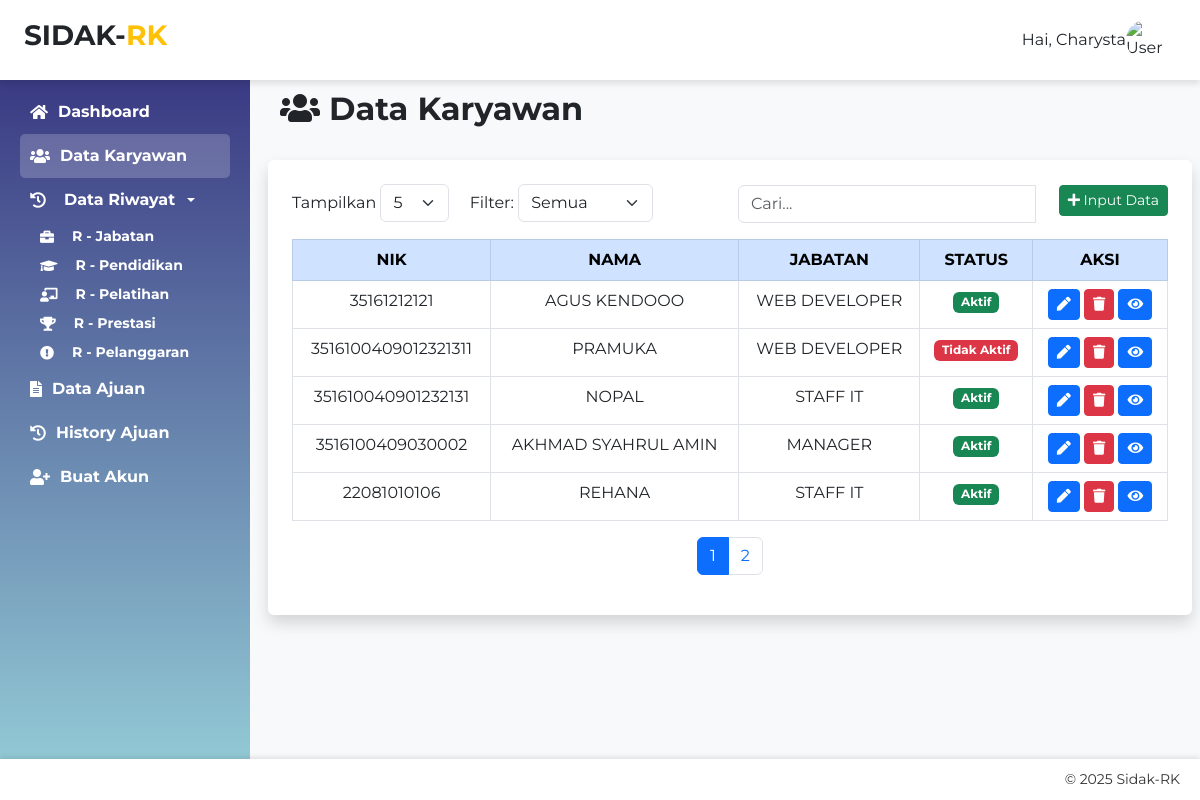
The page /data-karyawan/ on the database its author committed.
### sidak_app/models.py (models this page shows, shortened)
class Karyawan(models.Model):
    STATUS_KARYAWAN = [
        ('Aktif', 'Aktif'),
        ('Tidak Aktif', 'Tidak Aktif'),
    ]
    JENIS_KELAMIN = [
        ('Laki-laki', 'Laki-laki'),
        ('Perempuan', 'Perempuan'),
    ]
    nama = models.CharField(max_length=255)
    jabatan = models.CharField(max_length=100)
    nik = models.CharField(max_length=20, unique=True)
    no_induk_karyawan = models.CharField(max_length=50, unique=True)
    npwp = models.CharField(max_length=30, blank=True, null=True)
    no_bpjs = models.CharField(max_length=30, blank=True, null=True)
    jenis_kelamin = models.CharField(max_length=15, choices=JENIS_KELAMIN)
    tempat_lahir = models.CharField(max_length=100)
    tanggal_lahir = models.DateField(blank=True, null=True)
    umur = models.CharField(max_length=50, null=True, blank=True)
    alamat = models.TextField()
    status_karyawan = models.CharField(max_length=15, choices=STATUS_KARYAWAN, default='Aktif')
    tanggal_masuk = models.DateField()
    tanggal_keluar = models.DateField(blank=True, null=True)
    foto_profile = models.ImageField(upload_to='img/profile/', blank=True, null=True)

### sidak_app/views.py (the view)
# urls.py: path('data-karyawan/', views.data_karyawan, name='data_karyawan'),
def data_karyawan(request):
    data_karyawan = Karyawan.objects.all()
    return render(request, 'views/admin/data_karyawan.html', {'data_karyawan': data_karyawan})

### templates/views/admin/data_karyawan.html (shortened to what this page needs)
{% extends "base_template.html" %}
{% load static %}}
{% block content %}
<h2 class="fw-bold">
    <i class="fas fa-users"></i> Data Karyawan
</h2>
<div class="container my-4 p-4 bg-white rounded shadow">
    <div class="row g-3 align-items-center mb-3">
        <div class="col-md-6 col-12">
            <label for="entries" class="form-label">Tampilkan</label>
            <select id="entries" class="form-select w-auto d-inline-block">
                <option value="5">5</option>
            </select>
            <label for="statusFilter" class="ms-3">Filter:</label>
            <select id="statusFilter" class="form-select w-auto d-inline-block">
                <option value="">Semua</option>
            </select>
        </div>
        <div class="col-md-6 col-12 text-md-end">
            <div class="input-group d-flex gap-4">
                <input type="text" id="search" class="form-control" placeholder="Cari...">
                <a href="{% url 'input_data_karyawan' %}">
                    <button class="btn btn-success btn-sm"><i class="fa fa-plus"></i> Input Data</button>
                </a>
            </div>
        </div>
    </div>
    <div class="table-responsive">
        <table class="table table-bordered table-hover text-center" id="karyawanTable">
            <thead class="table-primary fw-bold">
                <tr>
                    <td>NIK</td>
                    <td>NAMA</td>
                    <td>JABATAN</td>
                    <td>STATUS</td>
                    <td>AKSI</td>
                </tr>
            </thead>
            <tbody id="tableBody">
                {% for karyawan in data_karyawan %}
                <tr data-id="{{ karyawan.id }}">
                    <td>{{ karyawan.nik }}</td>
                    <td>{{ karyawan.nama }}</td>
                    <td>{{ karyawan.jabatan }}</td>
                    <td>
                        <span class="badge {% if karyawan.status_karyawan == 'Aktif' %} bg-success {% else %} bg-danger {% endif %}">
                            {{ karyawan.status_karyawan }}
                        </span>
                    </td>
                    <td>
                        <a href="{% url 'edit_data_karyawan' %}"><button class="btn btn-primary btn-sm"><i class="fas fa-pen"></i></button></a>
                        <button class="btn btn-danger btn-sm btn-hapus" data-id="{{ karyawan.id }}">
                            <i class="fas fa-trash"></i>
                        </button>
                        <a href="#"><button class="btn btn-primary btn-sm"><i class="fas fa-eye"></i></button></a>
                    </td>
                </tr>
                {% empty %}
                <tr>
                    <td colspan="5" class="text-center">Tidak ada data karyawan.</td>
                </tr>
                {% endfor %}
            </tbody>
        </table>
    </div>
    <nav>
        <ul class="pagination justify-content-center" id="pagination">
        </ul>
    </nav>
</div>
{% endblock %}

### templates/base_template.html (shortened to what this page needs)
<!DOCTYPE html>
{% load static %}
<html lang="en">
<head>
    <link href="https://cdn.jsdelivr.net/npm/bootstrap@5.3.0/dist/css/bootstrap.min.css" rel="stylesheet">
    <link href="https://cdnjs.cloudflare.com/ajax/libs/font-awesome/5.15.3/css/all.min.css" rel="stylesheet">
     <link rel="stylesheet" href="{% static 'css/base_template.css' %}">
     <link rel="stylesheet" href="{% static 'css/admin/dashboard_admin.css' %}">
     <link rel="stylesheet" href="{% static 'css/admin/edit_data_karyawan.css' %}">
     <link href="https://cdn.jsdelivr.net/npm/select2@4.0.13/dist/css/select2.min.css" rel="stylesheet" />
</head>
<body>
    <nav class="navbar navbar-expand-lg px-4 d-flex justify-content-between">
        <h3 class="fw-bold">SIDAK-<span class="text-warning">RK</span></h3>
        <div class="profile-menu" onclick="toggleDropdown()">
            <span>Hai, Charysta</span>
            <img src="https://storage.googleapis.com/a1aa/image/ZtKug95d0_FoXTPrEYP8Uf8j-rVKGWYHXpi5joBzLVk.jpg"
                alt="User" class="rounded-circle" width="40">
        </div>
    </nav>
    <div class="sidebar" id="sidebar">
        <ul class="nav flex-column">
            <li class="nav-item">
                <a href="{% url 'dashboard_admin' %}" class="nav-link {% if 'dashboard_admin' in request.resolver_match.url_name %}active{% endif %}">
                    <i class="fas fa-home"></i> Dashboard
                </a>
            </li>
            <li class="nav-item">
                <a href="{% url 'data_karyawan' %}" class="nav-link {% if 'data_karyawan' in request.resolver_match.url_name %}active{% endif %}">
                    <i class="fas fa-users"></i> Data Karyawan
                </a>
            </li>
            <div class="dropdown">
                <a href="#" class="dropdown-toggle d-flex align-items-center gap-2" data-bs-toggle="collapse" data-bs-target="#layananMenu" id="dropdownMenu">
                    <i class="fa fa-history" aria-hidden="true"></i> Data Riwayat
                </a>
                <div class="collapse submenu ms-1 show" id="layananMenu">
                    <a href="{% url 'data_riwayat_jabatan' %}" class="d-flex align-items-center gap-2 ps-3 py-1 small menu-item">
                        <i class="fas fa-briefcase"></i>R - Jabatan
                    </a>
                    <a href="ajuanizin.html" class="d-flex align-items-center gap-2 ps-3 py-1 small menu-item">
                        <i class="fas fa-graduation-cap"></i>R - Pendidikan
                    </a>
                    <a href="editdata.html" class="d-flex align-items-center gap-2 ps-3 py-1 small menu-item">
                        <i class="fas fa-chalkboard-teacher"></i>R - Pelatihan
                    </a>
                    <a href="editdata.html" class="d-flex align-items-center gap-2 ps-3 py-1 small menu-item">
                        <i class="fas fa-trophy"></i>R - Prestasi
                    </a>
                    <a href="editdata.html" class="d-flex align-items-center gap-2 ps-3 py-1 small menu-item">
                        <i class="fas fa-exclamation-circle"></i>R - Pelanggaran
                    </a>
                </div>
            </div>
            <li class="nav-item">
                <a href="{% url 'data_ajuan' %}" class="nav-link {% if 'data_ajuan' in request.resolver_match.url_name %}active{% endif %}">
                    <i class="fas fa-file-alt"></i> Data Ajuan
                </a>
            </li>
            <li class="nav-item">
                <a href="{% url 'history' %}" class="nav-link {% if 'history' in request.resolver_match.url_name %}active{% endif %}">
                    <i class="fas fa-history"></i> History Ajuan
                </a>
            </li>
            <li class="nav-item">
                <a href="{% url 'data_akun' %}" class="nav-link {% if 'data_akun' in request.resolver_match.url_name %}active{% endif %}">
                    <i class="fa fa-user-plus"></i>Buat Akun
                </a>
            </li>
        </ul>
    </div>
    <div class="content" id="content">
        <div class="row g-4">
            {% block content %}
            {% endblock %}
        </div>
    </div>
    <footer class="footer">
        &copy; <span id="year"></span> Sidak-RK
    </footer>
</body>
</html>

### static/css/base_template.css (style rules this page uses)
body { font-family: 'Montserrat', sans-serif; background-color: #f8f9fa; }
.sidebar { background: linear-gradient(to bottom, #393882, #A0E0E2); min-height: 100vh; padding: 20px; position: fixed; width: 250px; transition: all 0.3s; }
.sidebar a { color: white; text-decoration: none; display: flex; align-items: center; padding: 10px; font-weight: bold; border-radius: 5px; }
.sidebar a i { margin-right: 10px; }
.sidebar a, .sidebar a:visited, .sidebar a:hover, .sidebar a:active, .sidebar .active { color: white !important; text-decoration: none; }
.sidebar a:hover, .sidebar .active { background-color: rgba(255, 255, 255, 0.2); }
.navbar { position: fixed; top: 0; left: 0; width: 100%; background-color: white; box-shadow: 0px 4px 6px rgba(0, 0, 0, 0.1); z-index: 1000; padding: 10px 20px; }
.content { margin-top: 70px; margin-left: 260px; padding: 20px; transition: margin-left 0.3s; }
.profile-menu { position: relative; display: flex; align-items: center; cursor: pointer; padding: 10px; border-radius: 5px; }
.footer { position: fixed; bottom: 0; width: 100%; background-color: #ffffff; color: #333; text-align: right; padding: 10px 20px; box-shadow: 0 -2px 5px rgba(0, 0, 0, 0.1); font-size: 14px; }

### rows shown on the page
Karyawan: nik "35161212121", nama "AGUS KENDOOO", jabatan "WEB DEVELOPER", status_karyawan "Aktif"
Karyawan: nik "3516100409012321311", nama "PRAMUKA", jabatan "WEB DEVELOPER", status_karyawan "Tidak Aktif"
Karyawan: nik "351610040901232131", nama "NOPAL", jabatan "STAFF IT", status_karyawan "Aktif"
Karyawan: nik "3516100409030002", nama "AKHMAD SYAHRUL AMIN", jabatan "MANAGER", status_karyawan "Aktif"
Karyawan: nik "22081010106", nama "REHANA", jabatan "STAFF IT", status_karyawan "Aktif"
